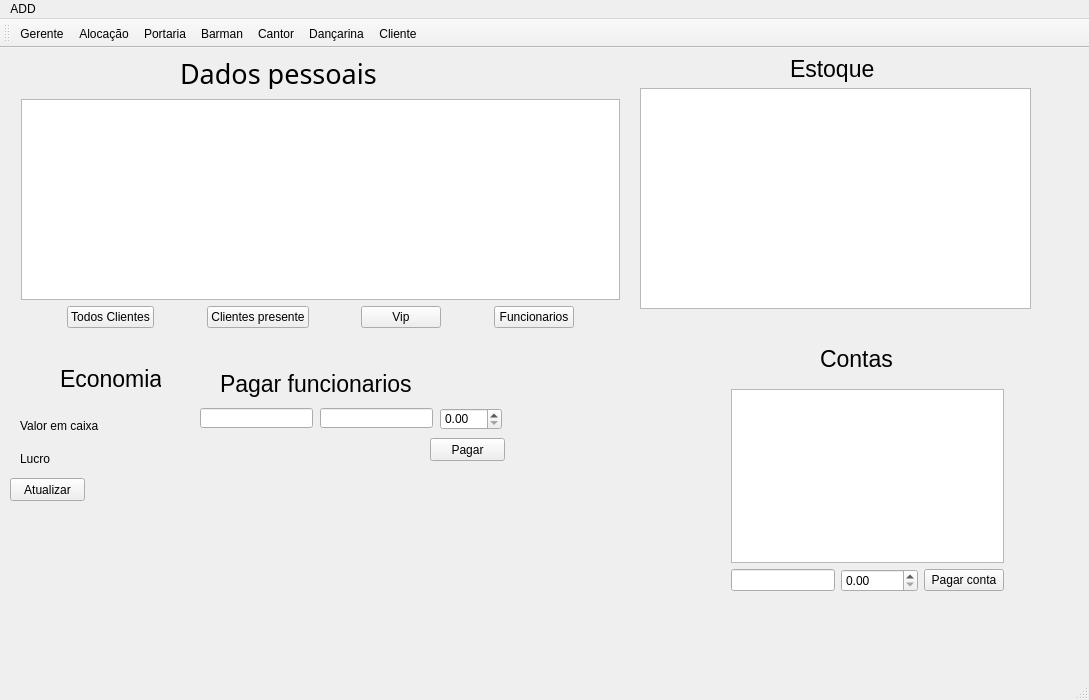
<?xml version="1.0" encoding="UTF-8"?>
<ui version="4.0">
 <class>MainWindow</class>
 <widget class="QMainWindow" name="MainWindow">
  <property name="geometry">
   <rect>
    <x>0</x>
    <y>0</y>
    <width>1089</width>
    <height>700</height>
   </rect>
  </property>
  <property name="sizePolicy">
   <sizepolicy hsizetype="Maximum" vsizetype="Maximum">
    <horstretch>0</horstretch>
    <verstretch>0</verstretch>
   </sizepolicy>
  </property>
  <property name="font">
   <font>
    <weight>50</weight>
    <bold>false</bold>
   </font>
  </property>
  <property name="windowTitle">
   <string>Gerenciamento</string>
  </property>
  <property name="windowIcon">
   <iconset resource="mures.qrc">
    <normaloff>:/imagem/imagem/gerente.png</normaloff>:/imagem/imagem/gerente.png</iconset>
  </property>
  <widget class="QWidget" name="centralWidget">
   <widget class="QLabel" name="label_pessoas">
    <property name="geometry">
     <rect>
      <x>180</x>
      <y>10</y>
      <width>271</width>
      <height>31</height>
     </rect>
    </property>
    <property name="font">
     <font>
      <family>Swis721 Hv BT</family>
      <pointsize>20</pointsize>
     </font>
    </property>
    <property name="text">
     <string>Dados pessoais</string>
    </property>
   </widget>
   <widget class="QTableView" name="tableView_estoque">
    <property name="geometry">
     <rect>
      <x>640</x>
      <y>40</y>
      <width>391</width>
      <height>221</height>
     </rect>
    </property>
    <property name="editTriggers">
     <set>QAbstractItemView::NoEditTriggers</set>
    </property>
   </widget>
   <widget class="QWidget" name="layoutWidget">
    <property name="geometry">
     <rect>
      <x>10</x>
      <y>40</y>
      <width>621</width>
      <height>251</height>
     </rect>
    </property>
    <layout class="QVBoxLayout" name="verticalLayout_2">
     <item>
      <widget class="QTableView" name="tableView_dados">
       <property name="font">
        <font>
         <pointsize>10</pointsize>
        </font>
       </property>
       <property name="tabletTracking">
        <bool>false</bool>
       </property>
       <property name="autoFillBackground">
        <bool>true</bool>
       </property>
       <property name="editTriggers">
        <set>QAbstractItemView::NoEditTriggers</set>
       </property>
       <property name="tabKeyNavigation">
        <bool>false</bool>
       </property>
       <property name="gridStyle">
        <enum>Qt::CustomDashLine</enum>
       </property>
       <property name="wordWrap">
        <bool>false</bool>
       </property>
      </widget>
     </item>
     <item>
      <layout class="QHBoxLayout" name="horizontalLayout_2">
       <item>
        <spacer name="horizontalSpacer_9">
         <property name="orientation">
          <enum>Qt::Horizontal</enum>
         </property>
         <property name="sizeHint" stdset="0">
          <size>
           <width>40</width>
           <height>20</height>
          </size>
         </property>
        </spacer>
       </item>
       <item>
        <widget class="QPushButton" name="pushButton_todosCliente">
         <property name="text">
          <string>Todos Clientes</string>
         </property>
        </widget>
       </item>
       <item>
        <spacer name="horizontalSpacer_6">
         <property name="orientation">
          <enum>Qt::Horizontal</enum>
         </property>
         <property name="sizeHint" stdset="0">
          <size>
           <width>40</width>
           <height>20</height>
          </size>
         </property>
        </spacer>
       </item>
       <item>
        <widget class="QPushButton" name="pushButton_presente">
         <property name="text">
          <string>Clientes presente</string>
         </property>
        </widget>
       </item>
       <item>
        <spacer name="horizontalSpacer_7">
         <property name="orientation">
          <enum>Qt::Horizontal</enum>
         </property>
         <property name="sizeHint" stdset="0">
          <size>
           <width>40</width>
           <height>20</height>
          </size>
         </property>
        </spacer>
       </item>
       <item>
        <widget class="QPushButton" name="pushButton_vip">
         <property name="text">
          <string>Vip</string>
         </property>
        </widget>
       </item>
       <item>
        <spacer name="horizontalSpacer_8">
         <property name="orientation">
          <enum>Qt::Horizontal</enum>
         </property>
         <property name="sizeHint" stdset="0">
          <size>
           <width>40</width>
           <height>20</height>
          </size>
         </property>
        </spacer>
       </item>
       <item>
        <widget class="QPushButton" name="pushButton_funcionarios">
         <property name="text">
          <string>Funcionarios</string>
         </property>
        </widget>
       </item>
       <item>
        <spacer name="horizontalSpacer_5">
         <property name="orientation">
          <enum>Qt::Horizontal</enum>
         </property>
         <property name="sizeHint" stdset="0">
          <size>
           <width>40</width>
           <height>20</height>
          </size>
         </property>
        </spacer>
       </item>
      </layout>
     </item>
    </layout>
   </widget>
   <widget class="QLabel" name="label">
    <property name="geometry">
     <rect>
      <x>790</x>
      <y>0</y>
      <width>91</width>
      <height>41</height>
     </rect>
    </property>
    <property name="font">
     <font>
      <pointsize>17</pointsize>
     </font>
    </property>
    <property name="text">
     <string>Estoque</string>
    </property>
   </widget>
   <widget class="QLabel" name="label_2">
    <property name="geometry">
     <rect>
      <x>60</x>
      <y>310</y>
      <width>101</width>
      <height>41</height>
     </rect>
    </property>
    <property name="font">
     <font>
      <pointsize>17</pointsize>
     </font>
    </property>
    <property name="text">
     <string>Economia</string>
    </property>
   </widget>
   <widget class="QLabel" name="label_valor">
    <property name="geometry">
     <rect>
      <x>20</x>
      <y>370</y>
      <width>141</width>
      <height>16</height>
     </rect>
    </property>
    <property name="text">
     <string>Valor em caixa</string>
    </property>
   </widget>
   <widget class="QLabel" name="label_lucro">
    <property name="geometry">
     <rect>
      <x>20</x>
      <y>400</y>
      <width>121</width>
      <height>21</height>
     </rect>
    </property>
    <property name="text">
     <string>Lucro</string>
    </property>
   </widget>
   <widget class="QLabel" name="label_5">
    <property name="geometry">
     <rect>
      <x>220</x>
      <y>320</y>
      <width>191</width>
      <height>31</height>
     </rect>
    </property>
    <property name="font">
     <font>
      <pointsize>17</pointsize>
     </font>
    </property>
    <property name="text">
     <string>Pagar funcionarios</string>
    </property>
   </widget>
   <widget class="QLabel" name="label_6">
    <property name="geometry">
     <rect>
      <x>820</x>
      <y>300</y>
      <width>91</width>
      <height>21</height>
     </rect>
    </property>
    <property name="font">
     <font>
      <pointsize>17</pointsize>
     </font>
    </property>
    <property name="text">
     <string>Contas</string>
    </property>
   </widget>
   <widget class="QPushButton" name="pushButton_atualizar">
    <property name="geometry">
     <rect>
      <x>10</x>
      <y>430</y>
      <width>75</width>
      <height>23</height>
     </rect>
    </property>
    <property name="text">
     <string>Atualizar</string>
    </property>
   </widget>
   <widget class="QLineEdit" name="lineEdit_pagarID">
    <property name="geometry">
     <rect>
      <x>200</x>
      <y>360</y>
      <width>113</width>
      <height>20</height>
     </rect>
    </property>
   </widget>
   <widget class="QLineEdit" name="lineEdit_pagarNome">
    <property name="geometry">
     <rect>
      <x>320</x>
      <y>360</y>
      <width>113</width>
      <height>20</height>
     </rect>
    </property>
   </widget>
   <widget class="QDoubleSpinBox" name="doubleSpinBox_pagarValor">
    <property name="geometry">
     <rect>
      <x>440</x>
      <y>360</y>
      <width>62</width>
      <height>22</height>
     </rect>
    </property>
    <property name="maximum">
     <double>10000.000000000000000</double>
    </property>
   </widget>
   <widget class="QPushButton" name="pushButton_pagarfun">
    <property name="geometry">
     <rect>
      <x>430</x>
      <y>390</y>
      <width>75</width>
      <height>23</height>
     </rect>
    </property>
    <property name="text">
     <string>Pagar</string>
    </property>
   </widget>
   <widget class="QWidget" name="">
    <property name="geometry">
     <rect>
      <x>720</x>
      <y>330</y>
      <width>295</width>
      <height>225</height>
     </rect>
    </property>
    <layout class="QVBoxLayout" name="verticalLayout">
     <item>
      <widget class="QTableView" name="tableView_contas">
       <property name="editTriggers">
        <set>QAbstractItemView::NoEditTriggers</set>
       </property>
      </widget>
     </item>
     <item>
      <layout class="QHBoxLayout" name="horizontalLayout">
       <item>
        <widget class="QLineEdit" name="lineEdit_pagarContaNome"/>
       </item>
       <item>
        <widget class="QDoubleSpinBox" name="doubleSpinBox_pagarContaValor">
         <property name="maximum">
          <double>10000.000000000000000</double>
         </property>
        </widget>
       </item>
       <item>
        <widget class="QPushButton" name="pushButton_pagarConta">
         <property name="text">
          <string>Pagar conta</string>
         </property>
        </widget>
       </item>
      </layout>
     </item>
    </layout>
   </widget>
  </widget>
  <widget class="QMenuBar" name="menuBar">
   <property name="geometry">
    <rect>
     <x>0</x>
     <y>0</y>
     <width>1089</width>
     <height>21</height>
    </rect>
   </property>
   <widget class="QMenu" name="menuADD">
    <property name="title">
     <string>ADD</string>
    </property>
    <addaction name="actionCliente"/>
    <addaction name="actiondados_de_pessoas"/>
    <addaction name="actionAloca_o"/>
    <addaction name="actionPortaria"/>
    <addaction name="actionDan_arina"/>
    <addaction name="actionBarman"/>
    <addaction name="actionCantor"/>
   </widget>
   <addaction name="menuADD"/>
  </widget>
  <widget class="QToolBar" name="mainToolBar">
   <attribute name="toolBarArea">
    <enum>TopToolBarArea</enum>
   </attribute>
   <attribute name="toolBarBreak">
    <bool>false</bool>
   </attribute>
   <addaction name="actiondados_de_pessoas"/>
   <addaction name="actionAloca_o"/>
   <addaction name="actionPortaria"/>
   <addaction name="actionBarman"/>
   <addaction name="actionCantor"/>
   <addaction name="actionDan_arina"/>
   <addaction name="actionCliente"/>
  </widget>
  <widget class="QStatusBar" name="statusBar"/>
  <action name="actionCliente">
   <property name="icon">
    <iconset resource="mures.qrc">
     <normaloff>:/imagem/imagem/cliente.png</normaloff>:/imagem/imagem/cliente.png</iconset>
   </property>
   <property name="text">
    <string>Cliente</string>
   </property>
  </action>
  <action name="actiondados_de_pessoas">
   <property name="icon">
    <iconset resource="mures.qrc">
     <normaloff>:/imagem/imagem/compras.png</normaloff>:/imagem/imagem/compras.png</iconset>
   </property>
   <property name="text">
    <string>Gerente</string>
   </property>
  </action>
  <action name="actionAloca_o">
   <property name="icon">
    <iconset resource="mures.qrc">
     <normaloff>:/imagem/imagem/aloca.jpg</normaloff>:/imagem/imagem/aloca.jpg</iconset>
   </property>
   <property name="text">
    <string>Alocação</string>
   </property>
  </action>
  <action name="actionPortaria">
   <property name="icon">
    <iconset resource="mures.qrc">
     <normaloff>:/imagem/imagem/portaria.png</normaloff>:/imagem/imagem/portaria.png</iconset>
   </property>
   <property name="text">
    <string>Portaria</string>
   </property>
  </action>
  <action name="actionDan_arina">
   <property name="icon">
    <iconset resource="mures.qrc">
     <normaloff>:/imagem/imagem/dancarina.jpg</normaloff>:/imagem/imagem/dancarina.jpg</iconset>
   </property>
   <property name="text">
    <string>Dançarina</string>
   </property>
  </action>
  <action name="actionBarman">
   <property name="icon">
    <iconset resource="mures.qrc">
     <normaloff>:/imagem/imagem/barmam.png</normaloff>:/imagem/imagem/barmam.png</iconset>
   </property>
   <property name="text">
    <string>Barman</string>
   </property>
  </action>
  <action name="actionCantor">
   <property name="icon">
    <iconset resource="mures.qrc">
     <normaloff>:/imagem/imagem/cantor.jpg</normaloff>:/imagem/imagem/cantor.jpg</iconset>
   </property>
   <property name="text">
    <string>Cantor</string>
   </property>
  </action>
 </widget>
 <layoutdefault spacing="6" margin="11"/>
 <resources>
  <include location="mures.qrc"/>
 </resources>
 <connections/>
</ui>
